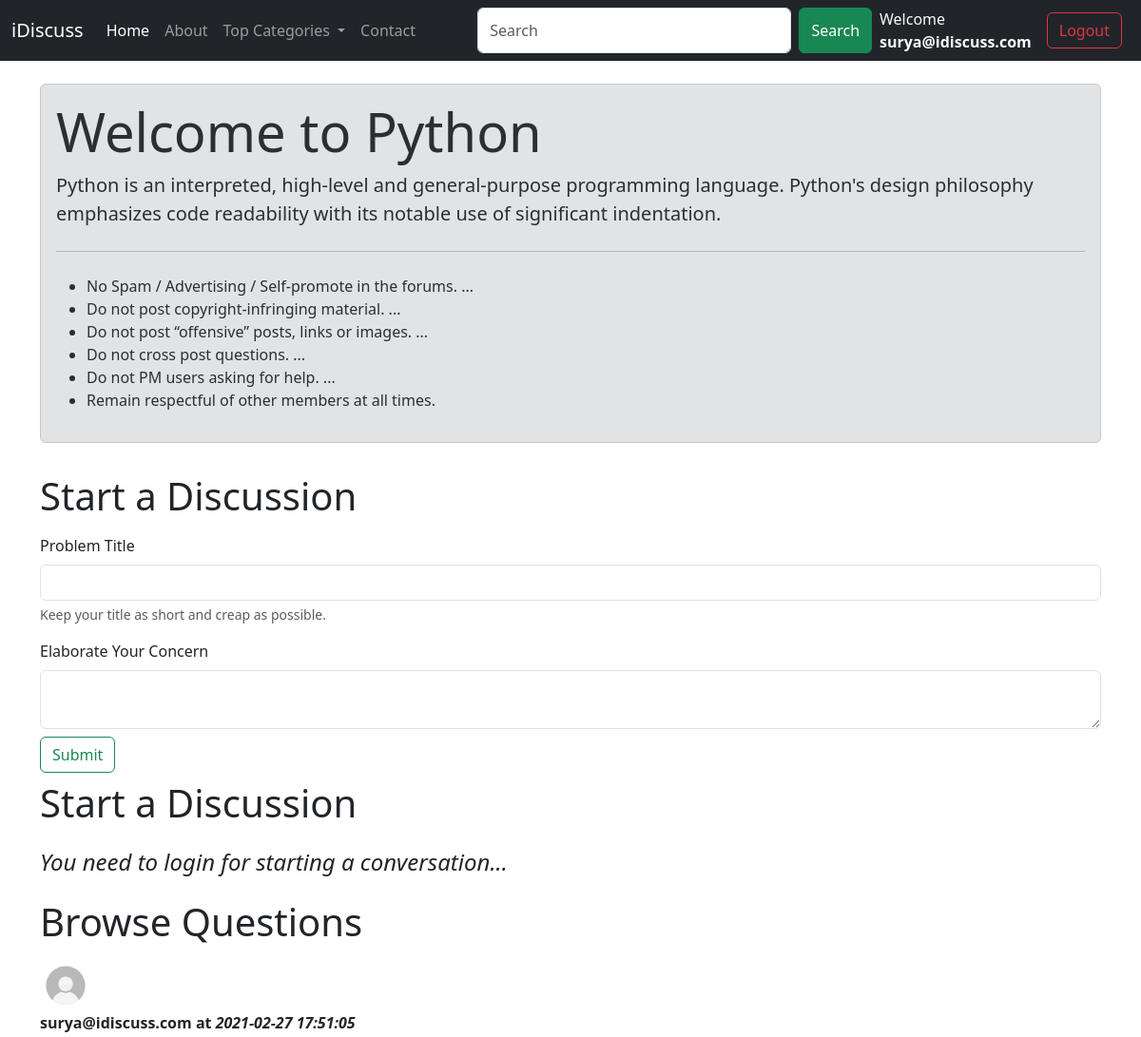
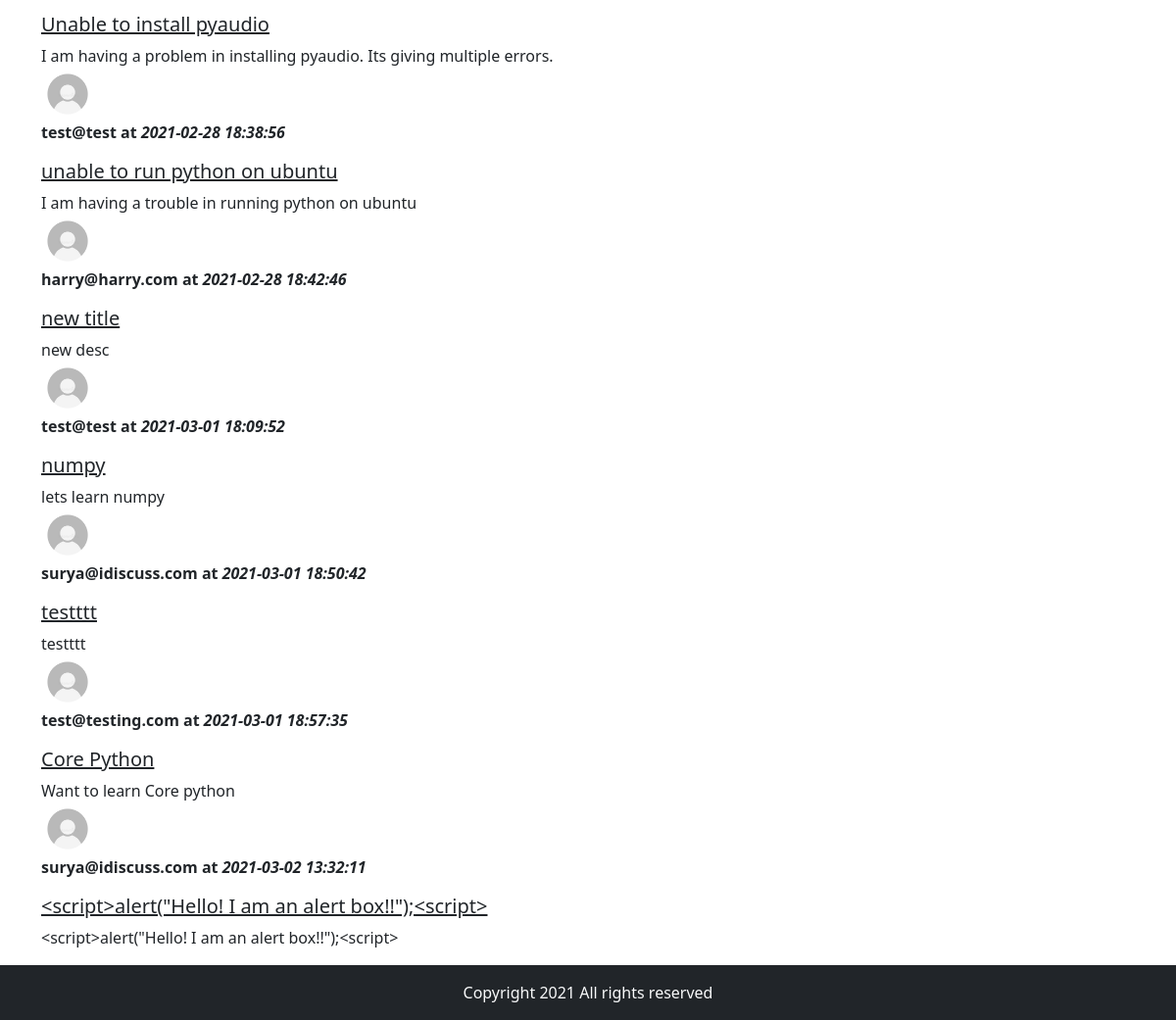
The page /threadlist.php?catid=1 (signed in) on the database its author committed (2 pictures, top to bottom).
### tables this page shows
CREATE TABLE `categories` (
  `category_id` int(8) NOT NULL,
  `category_name` varchar(255) NOT NULL,
  `category_description` varchar(255) NOT NULL,
  `created` datetime NOT NULL DEFAULT current_timestamp()
);

CREATE TABLE `threads` (
  `thread_id` int(8) NOT NULL,
  `thread_title` varchar(255) NOT NULL,
  `thread_desc` text NOT NULL,
  `thread_cat_id` int(8) NOT NULL,
  `thread_user_id` int(8) NOT NULL,
  `timestamp` datetime NOT NULL DEFAULT current_timestamp()
);

CREATE TABLE `users` (
  `user_sno` int(8) NOT NULL,
  `user_email` varchar(30) NOT NULL,
  `user_pass` varchar(255) NOT NULL,
  `user_time` datetime NOT NULL DEFAULT current_timestamp()
);

### threadlist.php (the view, shortened to what this page needs)
<!doctype html>
<html lang="en">
<head>
    <link rel="stylesheet" href="css/bootstrap.min.css">
</head>
<body>
    <?php include "partials/_dbconnect.php"; ?>
    <?php include "partials/_header.php"; ?>
    <?php
    $id = $_GET['catid'];
    $sql = "SELECT * FROM `categories` WHERE category_id=$id ";
    $result = mysqli_query($conn, $sql);
    while ($row = mysqli_fetch_assoc($result)) {
        $catname = $row['category_name'];
        $catdesc = $row['category_description'];
    }
    ?>
    <div class="container my-4 ">
        <div class="alert alert-secondary">
            <h1 class="display-4">Welcome to <?php echo $catname; ?></h1>
            <p class="lead"> <?php echo $catdesc; ?></p>
            <hr class="my-4">
            <p>
            <ul>
                <li> No Spam / Advertising / Self-promote in the forums. ...</li>
                <li> Do not post copyright-infringing material. ...</li>
                <li> Do not post “offensive” posts, links or images. ...</li>
                <li> Do not cross post questions. ...</li>
                <li> Do not PM users asking for help. ...</li>
                <li> Remain respectful of other members at all times.</li>
            </ul>
            </p>
        </div>
    </div>
    <?php
    if (isset($_SESSION['loggedin']) && $_SESSION['loggedin'] == true) {
    ?>
    <div class="container">
        <h1 class="py-2">Start a Discussion</h1>
        <form action="<?php echo $_SERVER['REQUEST_URI']; ?>" method="POST">
            <div class="mb-3">
                <label for="exampleInputEmail1" class="form-label">Problem Title</label>
                <input type="text" class="form-control" id="title" name="title" aria-describedby="title">
                <div id="emailHelp" class="form-text">Keep your title as short and creap as possible.</div>
            </div>
            <div class="form-group">
                <label for="floatingTextarea">Elaborate Your Concern</label>
                <textarea class="form-control my-2" id="desc" name="desc"></textarea>
            </div>
            <button type="submit" class="btn btn-outline-success">Submit</button>
        </form>
    </div>
    <?php } ?>
    <div class="container">
        <h1 class="py-2">Start a Discussion</h1>
        <p>
        <h4><i> You need to login for starting a conversation... </i></h4>
        </p>
    </div>
    <div class="container my-3" id="#ques">
        <h1 class="py-2">Browse Questions</h1>
        <?php
        $id = $_GET['catid'];
        $sql = "SELECT * FROM `threads` WHERE thread_cat_id=$id ";
        $result = mysqli_query($conn, $sql);
        while ($row = mysqli_fetch_assoc($result)) {
            $id = $row['thread_id'];
            $threadtitle = $row['thread_title'];
            $threaddesc = $row['thread_desc'];
            $thread_time = $row['timestamp'];
            $thread_user_id = $row['thread_user_id'];
            $sql2 = "SELECT user_email FROM `users` WHERE user_sno = $thread_user_id ";
            $result2 = mysqli_query($conn, $sql2);
            $row2 = mysqli_fetch_assoc($result2);
        ?>
        <div class="media">
            <img src="img/userdefault.jpg" width="54px" class="mr-3" alt="Generic placeholder image">
            <div class="media-body">
                <p class="fw-bold"><?php echo $row2['user_email']; ?> at <?php echo "<i>" . $thread_time . "</i>"; ?>
                </p>
                <h5 class="mt-0"> <a href="thread.php?threadid=<?php echo $id; ?>" class="text-dark">
                        <?php echo $threadtitle; ?> </a>
                </h5>
                <?php echo $threaddesc; ?>
            </div>
        </div>
        <?php
        }
        ?>
    </div>
    <?php include "partials/_footer.php"; ?>
</body>
</html>

### rows shown on the page
categories: category_name "Python", category_description "Python is an interpreted, high-level and general-purpose programming language. Python's design philosophy emphasizes code readability with its notable use of significant indentation."
threads: users.user_email "surya@idiscuss.com", timestamp "2021-02-27 17:51:05", thread_title "Unable to install pyaudio", thread_desc "I am having a problem in installing pyaudio. Its giving multiple errors."
threads: users.user_email "test@test", timestamp "2021-02-28 18:38:56", thread_title "unable to run python on ubuntu", thread_desc "I am having a trouble in running python on ubuntu"
threads: users.user_email "harry@harry.com", timestamp "2021-02-28 18:42:46", thread_title "new title", thread_desc "new desc"
threads: users.user_email "test@test", timestamp "2021-03-01 18:09:52", thread_title "numpy", thread_desc "lets learn numpy"
threads: users.user_email "surya@idiscuss.com", timestamp "2021-03-01 18:50:42", thread_title "testttt", thread_desc "testttt"
threads: users.user_email "test@testing.com", timestamp "2021-03-01 18:57:35", thread_title "Core Python", thread_desc "Want to learn Core python"
threads: users.user_email "surya@idiscuss.com", timestamp "2021-03-02 13:32:11", thread_title "<script>alert(\"Hello! I am an alert box!!\");<script>", thread_desc "<script>alert(\"Hello! I am an alert box!!\");<script>"

### other values the page prints
$_SESSION['useremail'] "surya@idiscuss.com"
